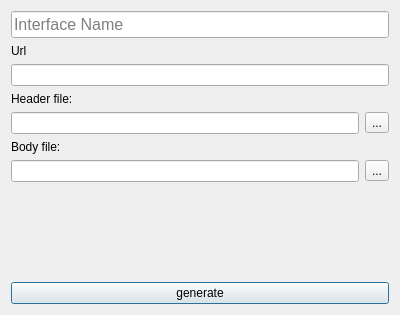
<?xml version="1.0" encoding="UTF-8"?>
<ui version="4.0">
 <class>InterfaceManager</class>
 <widget class="QDialog" name="InterfaceManager">
  <property name="geometry">
   <rect>
    <x>0</x>
    <y>0</y>
    <width>400</width>
    <height>315</height>
   </rect>
  </property>
  <property name="windowTitle">
   <string>Form</string>
  </property>
  <layout class="QGridLayout" name="gridLayout">
   <item row="3" column="0">
    <layout class="QVBoxLayout" name="verticalLayout_2">
     <item>
      <widget class="QLabel" name="label_3">
       <property name="text">
        <string>Body file: </string>
       </property>
      </widget>
     </item>
     <item>
      <layout class="QHBoxLayout" name="horizontalLayout_2">
       <item>
        <widget class="QLineEdit" name="lineEditBody">
         <property name="readOnly">
          <bool>true</bool>
         </property>
        </widget>
       </item>
       <item>
        <widget class="QToolButton" name="toolButtonBody">
         <property name="text">
          <string>...</string>
         </property>
        </widget>
       </item>
      </layout>
     </item>
    </layout>
   </item>
   <item row="1" column="0">
    <layout class="QVBoxLayout" name="verticalLayout_3">
     <item>
      <widget class="QLabel" name="label_4">
       <property name="text">
        <string>Url</string>
       </property>
      </widget>
     </item>
     <item>
      <layout class="QHBoxLayout" name="horizontalLayout_3">
       <item>
        <widget class="QLineEdit" name="lineEditUrl"/>
       </item>
      </layout>
     </item>
    </layout>
   </item>
   <item row="2" column="0">
    <layout class="QVBoxLayout" name="verticalLayout">
     <item>
      <widget class="QLabel" name="label_2">
       <property name="text">
        <string>Header file: </string>
       </property>
      </widget>
     </item>
     <item>
      <layout class="QHBoxLayout" name="horizontalLayout">
       <item>
        <widget class="QLineEdit" name="lineEditHeader">
         <property name="readOnly">
          <bool>true</bool>
         </property>
        </widget>
       </item>
       <item>
        <widget class="QToolButton" name="toolButtonHeader">
         <property name="text">
          <string>...</string>
         </property>
        </widget>
       </item>
      </layout>
     </item>
    </layout>
   </item>
   <item row="0" column="0">
    <widget class="QLineEdit" name="lineEditInterfaceName">
     <property name="font">
      <font>
       <pointsize>12</pointsize>
      </font>
     </property>
     <property name="placeholderText">
      <string>Interface Name</string>
     </property>
    </widget>
   </item>
   <item row="5" column="0">
    <widget class="QPushButton" name="pushButtonGenerate">
     <property name="text">
      <string>generate</string>
     </property>
    </widget>
   </item>
   <item row="4" column="0">
    <spacer name="verticalSpacer">
     <property name="orientation">
      <enum>Qt::Vertical</enum>
     </property>
     <property name="sizeHint" stdset="0">
      <size>
       <width>20</width>
       <height>40</height>
      </size>
     </property>
    </spacer>
   </item>
  </layout>
 </widget>
 <resources/>
 <connections/>
</ui>
